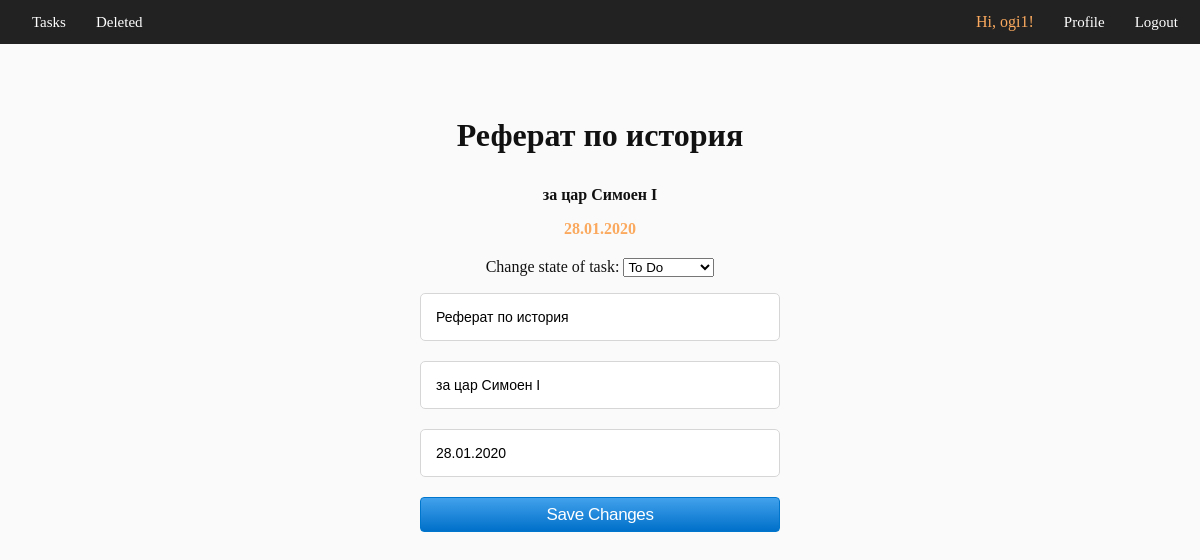
The page /edit_task/3 (signed in) on the database its author committed.
### tables this page shows
CREATE TABLE users
    (
        id INTEGER PRIMARY KEY AUTOINCREMENT,
        username TEXT,
        email TEXT,
        password TEXT
    );

CREATE TABLE tasks
    (
        id INTEGER PRIMARY KEY AUTOINCREMENT,
        title TEXT,
        description TEXT,
        deadline TEXT,
        state TEXT,
        user_id INTEGER,
        FOREIGN KEY(user_id) REFERENCES users(id)
    );

### main.py (the view, shortened to what this page needs)
@app.route("/edit_task/<int:id>", methods = ["GET", "POST"])
@require_login
def edit_task(id):
    task = Task.find_by_id(id)
    user = User.find_by_email(session.get("EMAIL"))
    form = TaskForm(state = task.state)
    if user.id != task.user_id:
        error_logger.error("Couldn't move with title %s couldn't be edited. Forbidden access", task.title)
        return redirect('/tasks')
    form.title.data = task.title
    form.deadline.data = task.deadline
    form.description.data = task.description
    return render_template("edit_task.html", user = user, form = form, task = task)

### form_config.py
class TaskForm(FlaskForm):
    title = StringField("title", [InputRequired()])
    deadline = StringField("deadline")
    description = StringField("description")
    state = SelectField("state", choices = [(0, "To Do"), (1, "In Progress"), (2, "Completed"), (3, "Deleted")], coerce = int)

### database.py (called while the page is built)
    def __enter__(self):
        self.conn = sqlite3.connect(DB_NAME)
        return self.conn.cursor()

    def __exit__(self, type, value, traceback):
        self.conn.commit()

### main.py (called while the page is built)
def require_login(func):
    @wraps(func)
    def wrapper(*args, **kwargs):
        if not session.get("SIGNED_IN"):
            return redirect('/login')
        return func(*args, **kwargs)
    return wrapper

### task.py (called while the page is built)
    @staticmethod
    def find_by_id(id):
        if not id:
            return None
        with DB() as db:
            row = db.execute('''SELECT * FROM tasks WHERE id = ?''', (id,)).fetchone()
            if row:
                return Task(*row)

### user.py (called while the page is built)
    @staticmethod
    def find_by_email(email):
        if not email:
            return None
        with DB() as db:
            row = db.execute('''SELECT * FROM users WHERE email = ?''', (email,)).fetchone()
            if row:
                return User(*row)

### templates/edit_task.html (shortened to what this page needs)
<!DOCTYPE html>
<html lang="en">
    <head>
        <link
            rel="stylesheet"
            href="{{ url_for('static', filename='css/style.css') }}"
        />
        <link
            rel="stylesheet"
            href="{{ url_for('static', filename='css/login.css') }}"
        />
    </head>
    <body id="body">
        <header>
            <nav class="navigation-bar left-nav">
                <ul>
                    <li>
                        <a href="/tasks">Tasks</a>
                    </li>
                    <li>
                        <a href="/deleted">Deleted</a>
                    </li>
                </ul>
            </nav>
            <nav class="navigation-bar right-nav">
                <ul>
                    <li>
                        <span class="name">Hi, {{ user.username }}!</span>
                    </li>
                    <li>
                        <a href="/edit_profile/{{ user.id }}">Profile</a>
                    </li>
                    <li>
                        <a href="/logout">Logout</a>
                    </li>
                </ul>
            </nav>
        </header>
        <div class="page-content">
            <div class="form">
                <form action="/edit_task/{{ task.id }}" method="post">
                    <div class="current-info">
                        <p class="title">{{ form.title.data }}</p>
                        <p class="description">{{ form.description.data }}</p>
                        <p class="deadline">{{ form.deadline.data }}</p>
                    </div>
                    <span>Change state of task: </span>
                    <select name="state">
                        {% for id, state in form.state.choices %}
                            <option value="{{ id }}" {% if form.state == id %} selected {% endif %}>
                                {{ state }}
                            </option>
                        {% endfor %}
                    </select>
                    {{ form.title(class_="input-field no-error") }}
                    {{ form.description(class_="input-field no-error") }}
                    {{ form.deadline(class_="input-field no-error") }}
                    <button type="submit" id="button">Save Changes</button>
                </form>
            </div>
        </div>
    </body>
</html>

### static/css/style.css (style rules this page uses)
body { background: #fafafa; font-family: "San Francisco"; margin: 0 auto; }
header { display: flex; flex-direction: row; position: fixed; background: #222; padding: 0 20px; width: 100%; height: 5.5%; }
header a { align-self: center; }
.navigation-bar { display: flex; flex: 1 1 auto; justify-content: flex-end; align-self: center; margin: 1%; }
.right-nav { justify-content: flex-end; }
.left-nav { justify-content: flex-start; }
.navigation-bar ul { margin: 0; padding: 0; display: flex; flex-wrap: wrap; list-style: none; }
.navigation-bar li { padding: 0 30px 0 0; }
.navigation-bar li a { color: #fff; font-size: 15px; font-weight: 400; text-decoration: none; }
.name { color: #faa95e; cursor: default; }
.page-content { position: fixed; margin: 0 auto; top: 5vh; height: 95vh; width: 100vw; color: #111; }
.page-content { text-align: center; }
button { font-size: 17px; line-height: 1.47059; font-weight: 400; letter-spacing: -0.022em; background-color: #0070c9; background: linear-gradient(#42a1ec, #0070c9); border: 1px solid #07c; border-radius: 4px; color: #fff; cursor: pointer; min-width: 30px; padding: 4px 15px; text-align: center; white-space: nowrap; width: 100%; margin-bottom: 20px; }

### static/css/login.css (style rules this page uses)
.form { margin: 0 auto; max-width: 360px; border-radius: 5px; padding: 45px; text-align: center; }
.input-field { font-size: 14px; width: 100%; padding: 15px; box-sizing: border-box; border-radius: 5px; border: 1px solid #d6d6d6; }
.no-error { margin: 0 0 20px; }
.current-info { margin-bottom: 20px; font-weight: bold; }
.current-info .title { font-size: 2em; }
.current-info .description { font-size: 1em; }
.current-info .deadline { font-size: 1em; color: #faa95e; }

### rows shown on the page
users: username "ogi1"
tasks: title.data "Реферат по история", description.data "за цар Симоен I", deadline.data "28.01.2020", title "Реферат по история", description "за цар Симоен I", deadline "28.01.2020"

### other values the page prints
form field state "To Do"
